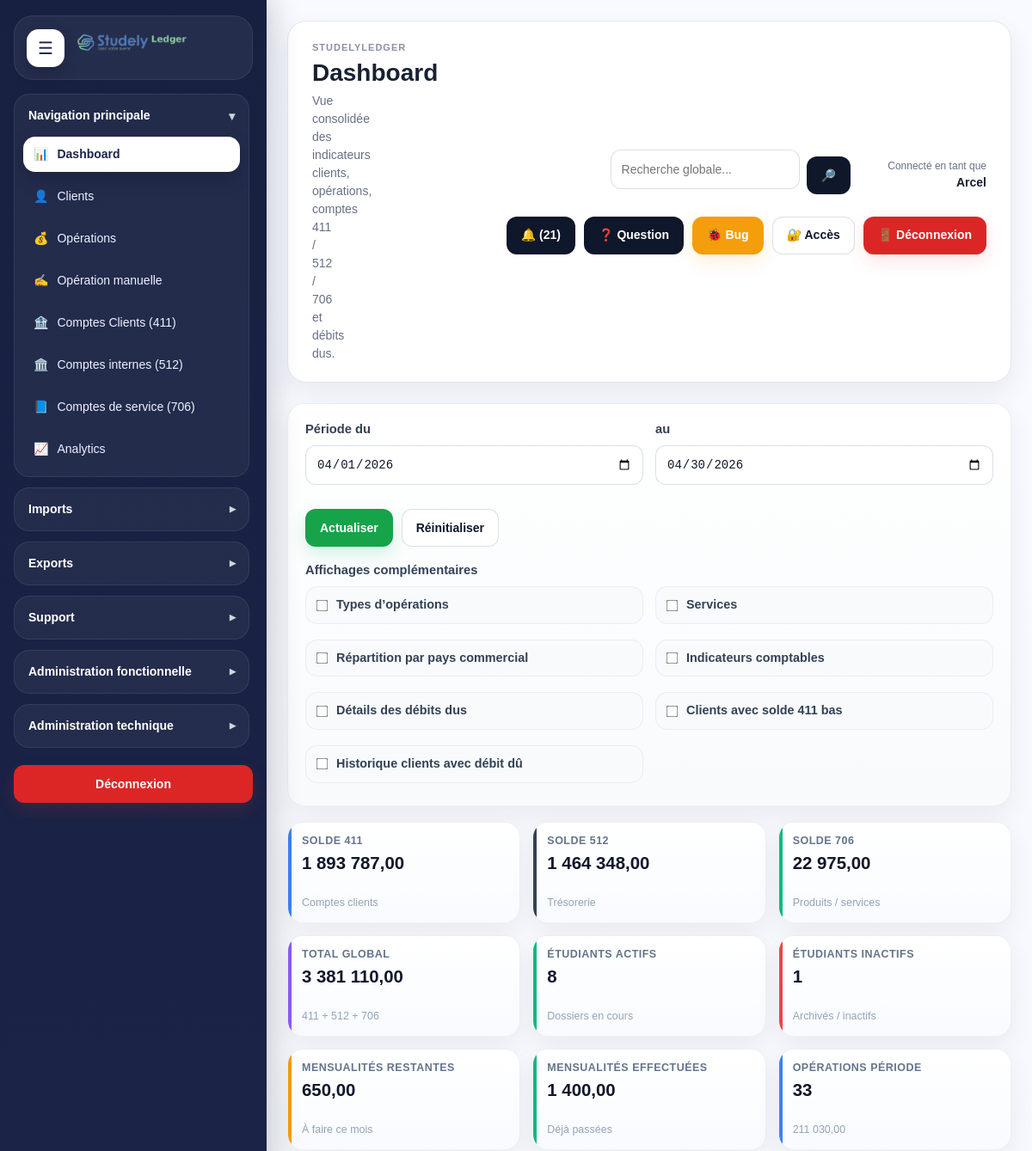
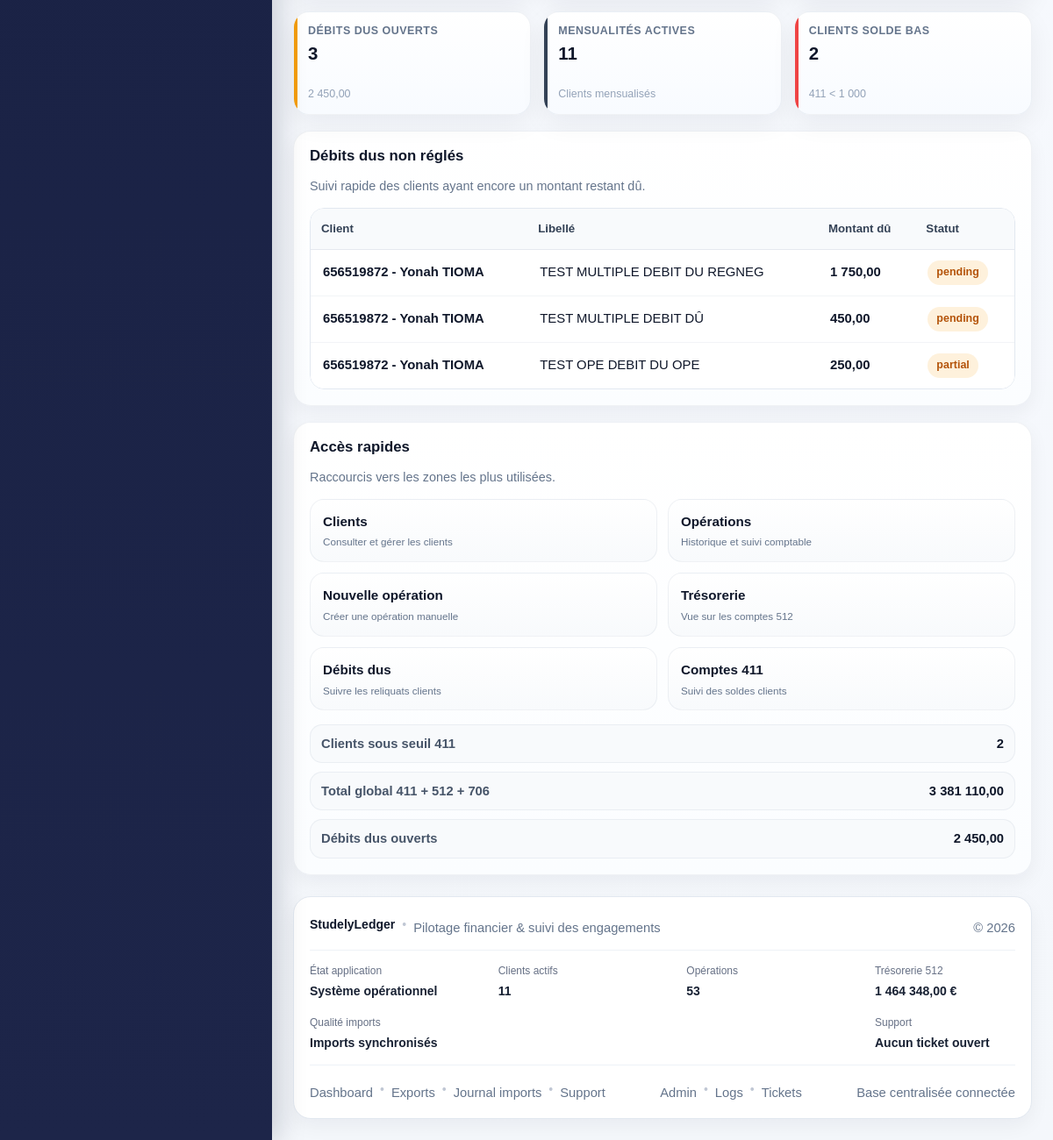
The page /modules/dashboard/dashboard.php (signed in) on the database its author committed (2 pictures, top to bottom).
### tables this page shows
CREATE TABLE `pending_client_debits` (
  `id` int(11) NOT NULL,
  `client_id` int(11) NOT NULL,
  `client_code` varchar(50) DEFAULT NULL,
  `client_account_code` varchar(50) NOT NULL,
  `source_operation_id` int(11) DEFAULT NULL,
  `trigger_type` varchar(100) NOT NULL,
  `label` varchar(255) NOT NULL,
  `currency_code` varchar(10) DEFAULT 'EUR',
  `operation_date` date DEFAULT NULL,
  `initial_amount` decimal(15,2) NOT NULL DEFAULT 0.00,
  `executed_amount` decimal(15,2) NOT NULL DEFAULT 0.00,
  `remaining_amount` decimal(15,2) NOT NULL DEFAULT 0.00,
  `status` varchar(50) NOT NULL DEFAULT 'pending',
  `priority_level` varchar(20) NOT NULL DEFAULT 'normal',
  `notes` text DEFAULT NULL,
  `last_notification_at` datetime DEFAULT NULL,
  `resolved_at` datetime DEFAULT NULL,
  `created_by` int(11) DEFAULT NULL,
  `created_at` datetime NOT NULL DEFAULT current_timestamp(),
  `updated_at` datetime DEFAULT NULL,
  `source_module` varchar(100) DEFAULT NULL,
  `source_entity_type` varchar(100) DEFAULT NULL,
  `source_entity_id` int(11) DEFAULT NULL,
  `operation_type_code` varchar(100) DEFAULT NULL,
  `service_id` int(11) DEFAULT NULL,
  `operation_type_id` int(11) DEFAULT NULL,
  `linked_bank_account_id` int(11) DEFAULT NULL,
  `debit_account_code` varchar(50) DEFAULT NULL,
  `credit_account_code` varchar(50) DEFAULT NULL,
  `service_account_code` varchar(50) DEFAULT NULL,
  `operation_label` varchar(255) DEFAULT NULL,
  `operation_reference` varchar(150) DEFAULT NULL,
  `last_notification_sent_at` datetime DEFAULT NULL,
  `settled_at` datetime DEFAULT NULL
);

CREATE TABLE `clients` (
  `id` int(11) NOT NULL,
  `client_code` varchar(20) NOT NULL,
  `first_name` varchar(150) NOT NULL,
  `last_name` varchar(150) NOT NULL,
  `full_name` varchar(255) NOT NULL,
  `email` varchar(255) DEFAULT NULL,
  `phone` varchar(100) DEFAULT NULL,
  `postal_address` varchar(255) DEFAULT NULL,
  `passport_number` varchar(100) DEFAULT NULL,
  `passport_issue_country` varchar(150) DEFAULT NULL,
  `passport_issue_date` date DEFAULT NULL,
  `passport_expiry_date` date DEFAULT NULL,
  `country_origin` varchar(150) DEFAULT NULL,
  `country_destination` varchar(150) DEFAULT NULL,
  `country_commercial` varchar(150) DEFAULT NULL,
  `client_type` varchar(150) DEFAULT NULL,
  `client_status` varchar(150) DEFAULT NULL,
  `status_id` int(11) DEFAULT NULL,
  `category_id` int(11) DEFAULT NULL,
  `currency` varchar(10) NOT NULL DEFAULT 'EUR',
  `generated_client_account` varchar(50) NOT NULL,
  `initial_treasury_account_id` int(11) DEFAULT NULL,
  `monthly_amount` decimal(15,2) NOT NULL DEFAULT 0.00,
  `monthly_treasury_account_id` int(11) DEFAULT NULL,
  `monthly_day` tinyint(2) NOT NULL DEFAULT 26,
  `monthly_enabled` tinyint(1) NOT NULL DEFAULT 0,
  `monthly_last_generated_at` datetime DEFAULT NULL,
  `is_active` tinyint(1) NOT NULL DEFAULT 1,
  `created_at` datetime NOT NULL DEFAULT current_timestamp(),
  `updated_at` datetime DEFAULT NULL,
  `archived_balance_amount` decimal(15,2) DEFAULT NULL,
  `archived_balance_512_account_id` int(11) DEFAULT NULL,
  `archived_balance_512_account_code` varchar(50) DEFAULT NULL,
  `archived_balance_transferred_at` datetime DEFAULT NULL
);

### modules/dashboard/dashboard.php (the view, shortened to what the rows shown need)
<?php
$pdo = getPDO();
require_once __DIR__ . '/../../includes/admin_functions.php';
$filters = [
    'period_start' => trim((string)($_GET['period_start'] ?? date('Y-m-01'))),
    'period_end' => trim((string)($_GET['period_end'] ?? date('Y-m-t'))),
];
$dashboard = function_exists('sl_dashboard_get_global_kpis')
    ? sl_dashboard_get_global_kpis($pdo, $filters)
    : [];
$pendingDebits = $dashboard['pending_debits'] ?? [];
$pendingDebitRows = $pendingDebits['rows'] ?? [];
require_once __DIR__ . '/../../includes/document_start.php';
?>
<div class="layout">
    <div class="main">
        <?php require_once __DIR__ . '/../../includes/header.php'; ?>
        <div class="sl-dashboard-shell">
            <div class="sl-dashboard-grid-2">
                <div class="sl-panel">
                    <?php if (!empty($pendingDebitRows)): ?>
                        <div class="sl-table-wrap">
                            <table class="sl-table">
                                <thead>
                                    <tr>
                                        <th>Client</th>
                                        <th>Libellé</th>
                                        <th>Montant dû</th>
                                        <th>Statut</th>
                                    </tr>
                                </thead>
                                <tbody>
                                    <?php foreach ($pendingDebitRows as $row): ?>
                                        <?php
                                        $badgeClass = 'sl-badge-warning';
                                        ?>
                                        <tr>
                                            <td><?= e(trim((($row['client_code'] ?? '') !== '' ? ($row['client_code'] . ' - ') : '') . ($row['full_name'] ?? 'Client'))) ?></td>
                                            <td><?= e((string)($row['label'] ?? 'Débit dû')) ?></td>
                                            <td><strong><?= number_format((float)($row['remaining_amount'] ?? 0), 2, ',', ' ') ?></strong></td>
                                            <td><span class="sl-badge <?= $badgeClass ?>"><?= e((string)($row['status'] ?? 'pending')) ?></span></td>
                                        </tr>
                                    <?php endforeach; ?>
                                </tbody>
                            </table>
                        </div>
                    <?php else: ?>
                        <div class="sl-alert-soft">Aucun débit dû non réglé actuellement.</div>
                    <?php endif; ?>
                </div>
            </div>
        </div>
    </div>
</div>
<?php require_once __DIR__ . '/../../includes/document_end.php'; ?>

### rows shown on the page
pending_client_debits: client.full_name "656519872 - Yonah TIOMA", label "TEST MULTIPLE DEBIT DU REGNEG", remaining_amount "1 750,00", status "pending"
pending_client_debits: client.full_name "656519872 - Yonah TIOMA", label "TEST MULTIPLE DEBIT DÛ", remaining_amount "450,00", status "pending"
pending_client_debits: client.full_name "656519872 - Yonah TIOMA", label "TEST OPE DEBIT DU OPE", remaining_amount "250,00", status "partial"

### other values the page prints
APP_NAME "STUDELYLEDGER"
$title "Dashboard"
$subtitle "Vue consolidée des indicateurs clients, opérations, comptes 411 / 512 / 706 et débits dus."
$currentUser "Arcel"
$notificationCount "21"
$balances['accounts_411'] "1 893 787,00"
$balances['accounts_512'] "1 464 348,00"
$balances['accounts_706'] "22 975,00"
$balances['global_total'] "3 381 110,00"
$students['active'] "8"
$students['inactive'] "1"
$monthly['remaining_current_month'] "650,00"
$monthly['done_current_month'] "1 400,00"
$operations['count'] "33"
$operations['amount'] "211 030,00"
